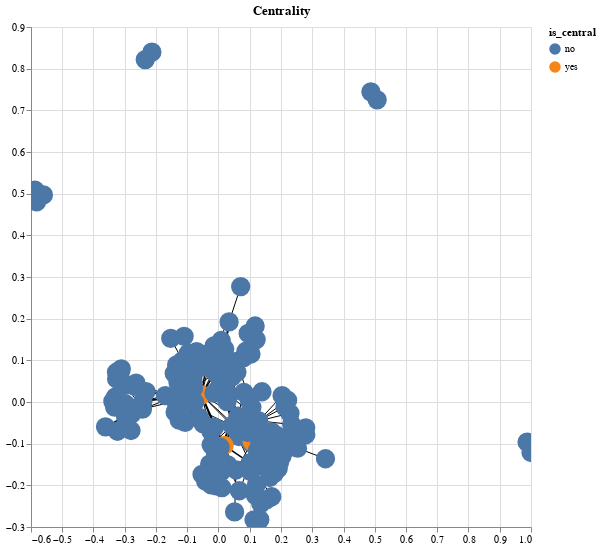

This figure's notebook cell:
### Code cell
chart = nxa.draw_networkx(
    G=G,
    pos=nx.spring_layout(G),
    width='weight:N',
    node_tooltip=['id','is_central']
)

edges = chart.layer[0].properties(height=500, width=500)
nodes = chart.layer[1].properties(height=500, width=500)

nodes = nodes.encode(
    fill='is_central:N',
    color='is_central:N'
).properties(
    height=500, width=500, title="Centrality"
)

central = (edges+nodes).interactive()

central

### Figure 1 — Vega-Lite specification as saved in the notebook (floating-point values rounded to 4 significant figures; data arrays with more than 128 entries replaced by an {"elided": "..."} marker saying what was removed)
{"config": {"view": {"continuousWidth": 400, "continuousHeight": 300}}, "layer": [{"data": {"name": "data-efa8c5ff9ff795cf83d85dd20d21240d"}, "mark": {"type": "line", "color": "black", "opacity": 1}, "encoding": {"detail": {"type": "quantitative", "field": "edge"}, "size": {"type": "nominal", "field": "weight", "legend": null}, "x": {"type": "quantitative", "axis": {"title": ""}, "field": "x"}, "y": {"type": "quantitative", "axis": {"title": ""}, "field": "y"}}, "height": 500, "selection": {"selector003": {"type": "interval", "bind": "scales", "encodings": ["x", "y"]}}, "width": 500}, {"data": {"name": "data-78cbd8aea7cf6ab3d9cb20ee7f4d9c57"}, "mark": {"type": "point", "fill": "red", "opacity": 1, "size": 300}, "encoding": {"color": {"type": "nominal", "field": "is_central"}, "fill": {"type": "nominal", "field": "is_central"}, "tooltip": [{"type": "quantitative", "field": "id"}, {"type": "nominal", "field": "is_central"}], "x": {"type": "quantitative", "field": "x"}, "y": {"type": "quantitative", "field": "y"}}, "height": 500, "title": "Centrality", "width": 500}], "$schema": "https://vega.github.io/schema/vega-lite/v4.0.2.json", "datasets": {"data-efa8c5ff9ff795cf83d85dd20d21240d": {"elided": "684 records"}, "data-78cbd8aea7cf6ab3d9cb20ee7f4d9c57": {"elided": "154 records"}}}
